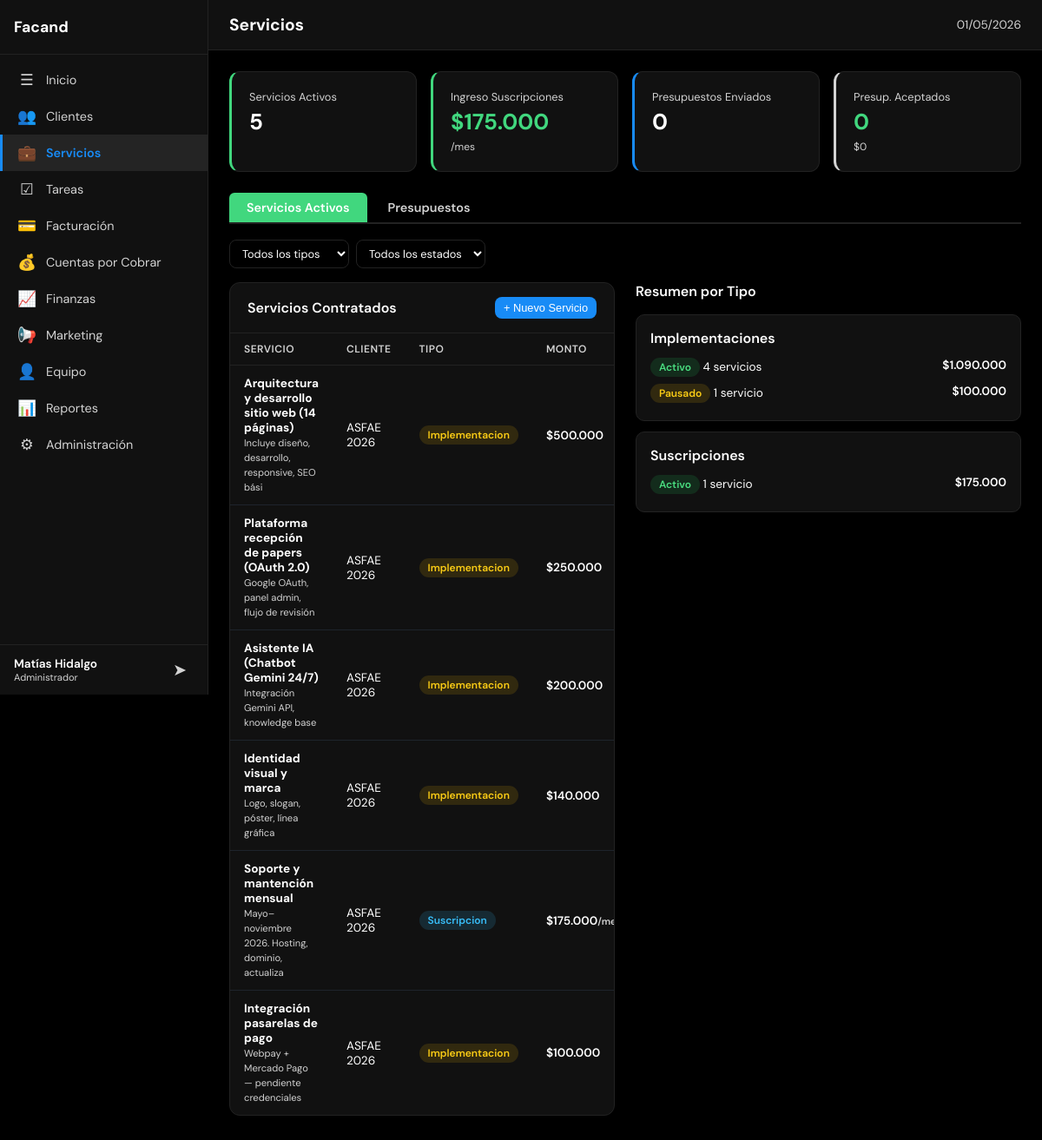
/index.php?page=services (signed in), run on the app's committed database.
### tables this page shows
CREATE TABLE usuarios (
            id INTEGER PRIMARY KEY AUTOINCREMENT,
            username TEXT UNIQUE NOT NULL,
            password_hash TEXT NOT NULL,
            nombre TEXT NOT NULL,
            email TEXT DEFAULT '',
            role TEXT NOT NULL DEFAULT 'user' CHECK(role IN ('admin','user')),
            activo INTEGER NOT NULL DEFAULT 1,
            last_login TEXT,
            created_at TEXT DEFAULT (datetime('now')),
            updated_at TEXT DEFAULT (datetime('now'))
        );

CREATE TABLE servicios_cliente (
    id INTEGER PRIMARY KEY AUTOINCREMENT,
    cliente_id INTEGER NOT NULL,
    nombre TEXT NOT NULL,
    tipo TEXT NOT NULL DEFAULT "suscripcion",
    monto INTEGER NOT NULL DEFAULT 0,
    estado TEXT NOT NULL DEFAULT "activo",
    fecha_inicio TEXT,
    fecha_fin TEXT,
    notas TEXT DEFAULT "",
    created_at TEXT DEFAULT CURRENT_TIMESTAMP,
    updated_at TEXT DEFAULT CURRENT_TIMESTAMP,
    FOREIGN KEY (cliente_id) REFERENCES clientes(id) ON DELETE CASCADE
);

CREATE TABLE clientes (
    id INTEGER PRIMARY KEY AUTOINCREMENT,
    nombre TEXT NOT NULL,
    rut TEXT DEFAULT '',
    email TEXT DEFAULT '',
    telefono TEXT DEFAULT '',
    direccion TEXT DEFAULT '',
    contacto_nombre TEXT DEFAULT '',
    contacto_cargo TEXT DEFAULT '',
    tipo TEXT NOT NULL DEFAULT 'prospecto' CHECK(tipo IN ('prospecto','activo','inactivo','cerrado')),
    etapa_pipeline TEXT NOT NULL DEFAULT 'lead' CHECK(etapa_pipeline IN ('lead','contactado','propuesta','negociacion','onboarding','activo','cerrado_ganado','cerrado_perdido')),
    rubro TEXT DEFAULT '',
    plan TEXT DEFAULT '',
    fee_mensual INTEGER DEFAULT 0,
    servicios TEXT DEFAULT '',
    herramientas TEXT DEFAULT '',
    presupuesto_ads TEXT DEFAULT '',
    etapa TEXT DEFAULT '',
    estado_pago TEXT DEFAULT 'pendiente' CHECK(estado_pago IN ('pendiente','pagado','vencido','canje')),
    url_dashboard TEXT DEFAULT '',
    responsable_id INTEGER,
    notas TEXT DEFAULT '',
    created_at TEXT DEFAULT (datetime('now')),
    updated_at TEXT DEFAULT (datetime('now')),
    FOREIGN KEY (responsable_id) REFERENCES equipo(id) ON DELETE SET NULL
);

### config/app.php (called while the page is built)
<?php
return array (
  'name' => 'Facand',
  'logo' => 'assets/img/logo.png',
  'primary' => '#41d77e',
  'accent' => '#188bf6',
  'bg' => '#000000',
  'surface' => '#111111',
  'text' => '#ffffff',
  'timezone' => 'America/Santiago',
  'currency' => 'CLP',
  'locale' => 'es_CL',
  'version' => '1.0.0',
  'active' => true,
);

### includes/functions.php (called while the page is built, shortened)
<?php
$app_config = require __DIR__ . '/../config/app.php';
function format_money($amount): string {
    global $app_config;
    $currency = $app_config['currency'] ?? 'CLP';
    if ($currency === 'CLP') {
        return '$' . number_format((int)$amount, 0, ',', '.');
    }
    return '$' . number_format((float)$amount, 2, ',', '.');
}
function safe(mixed $str): string {
    return htmlspecialchars((string)($str ?? ''), ENT_QUOTES, 'UTF-8');
}

### config/modules.php (called while the page is built)
<?php
return [
    'home'        => ['nombre' => 'Inicio',            'icono' => '&#9776;',  'archivo' => 'modules/home.php',        'descripcion' => 'Resumen general y KPIs'],
    'crm'         => ['nombre' => 'Clientes',           'icono' => '&#128101;','archivo' => 'modules/crm.php',         'descripcion' => 'Gestión de clientes y pipeline'],
    'services'    => ['nombre' => 'Servicios',          'icono' => '&#128188;','archivo' => 'modules/services.php',    'descripcion' => 'Servicios, presupuestos y cotizaciones'],
    'tasks'       => ['nombre' => 'Tareas',             'icono' => '&#9745;',  'archivo' => 'modules/tasks.php',       'descripcion' => 'Gestión de tareas y asignaciones'],
    'billing'     => ['nombre' => 'Facturación',        'icono' => '&#128179;','archivo' => 'modules/billing.php',     'descripcion' => 'Emisión y control de facturas'],
    'receivables' => ['nombre' => 'Cuentas por Cobrar', 'icono' => '&#128176;','archivo' => 'modules/receivables.php', 'descripcion' => 'Seguimiento de cobros pendientes'],
    'finance'     => ['nombre' => 'Finanzas',           'icono' => '&#128200;','archivo' => 'modules/finance.php',     'descripcion' => 'Ingresos, gastos y flujo de caja'],
    'marketing'   => ['nombre' => 'Marketing',          'icono' => '&#128226;','archivo' => 'modules/marketing.php',   'descripcion' => 'Campañas y métricas'],
    'team'        => ['nombre' => 'Equipo',             'icono' => '&#128100;','archivo' => 'modules/team.php',        'descripcion' => 'Miembros y carga de trabajo'],
    'reports'     => ['nombre' => 'Reportes',           'icono' => '&#128202;','archivo' => 'modules/reports.php',     'descripcion' => 'Reportes exportables'],
    'admin'       => ['nombre' => 'Administración',     'icono' => '&#9881;',  'archivo' => 'modules/admin.php',       'descripcion' => 'Usuarios, roles y configuración'],
];

### includes/permissions.php (called while the page is built, shortened)
<?php
function can_edit(int $user_id, string $modulo): bool {
    $user = query_one('SELECT role FROM usuarios WHERE id = ?', [$user_id]);
    if ($user['role'] === 'admin') return true;
    $perm = query_one(
        'SELECT puede_editar FROM permisos WHERE usuario_id = ? AND modulo = ?',
        [$user_id, $modulo]
    );
    return $perm && $perm['puede_editar'];
}
function get_user_modules(int $user_id): array {
    $user = query_one('SELECT role FROM usuarios WHERE id = ?', [$user_id]);
    $all_modules = require __DIR__ . '/../config/modules.php';
    if ($user['role'] === 'admin') {
        return array_keys($all_modules);
    }
    $perms = query_all(
        'SELECT modulo FROM permisos WHERE usuario_id = ? AND puede_ver = 1',
        [$user_id]
    );
    $allowed = array_column($perms, 'modulo');
    return $allowed;
}

### includes/db.php (called while the page is built, shortened)
<?php
function get_db(): SQLite3 {
    static $db = null;
    if ($db === null) {
        $db_path = __DIR__ . '/../data/dashboard.db';
        $db = new SQLite3($db_path);
        $db->busyTimeout(5000);
        $db->exec('PRAGMA journal_mode=WAL');
        $db->exec('PRAGMA foreign_keys=ON');
    }
    return $db;
}
function query_all(string $sql, array $params = []): array {
    $stmt = get_db()->prepare($sql);
    foreach ($params as $i => $val) {
        $stmt->bindValue($i + 1, $val);
    }
    $result = $stmt->execute();
    $rows = [];
    while ($row = $result->fetchArray(SQLITE3_ASSOC)) {
        $rows[] = $row;
    }
    return $rows;
}
function query_one(string $sql, array $params = []): ?array {
    $rows = query_all($sql, $params);
    return $rows[0] ?? null;
}
function query_scalar(string $sql, array $params = []) {
    $row = query_one($sql, $params);
    return $row ? reset($row) : null;
}

### includes/auth.php (called while the page is built, shortened)
<?php
require_once __DIR__ . '/db.php';
require_once __DIR__ . '/permissions.php';
require_once __DIR__ . '/functions.php';
$current_user = query_one('SELECT * FROM usuarios WHERE id = ?', [$_SESSION['user_id']]);

### modules/services.php (the view, shortened to what this page needs)
<?php
$tab_activo = $_GET['tab'] ?? 'servicios';
$filtro_tipo    = $_GET['tipo_servicio'] ?? '';
$filtro_estado  = $_GET['estado_servicio'] ?? '';
$filtro_pres    = $_GET['estado_presupuesto'] ?? '';
$where = '1=1';
$params = [];
$servicios = query_all("SELECT s.*, c.nombre as cliente_nombre
    FROM servicios_cliente s
    LEFT JOIN clientes c ON s.cliente_id = c.id
    WHERE $where
    ORDER BY s.estado = 'activo' DESC, s.updated_at DESC", $params);
$total_activos          = query_scalar('SELECT COUNT(*) FROM servicios_cliente WHERE estado = "activo"') ?? 0;
$ingreso_suscripciones  = query_scalar('SELECT COALESCE(SUM(monto),0) FROM servicios_cliente WHERE estado = "activo" AND tipo = "suscripcion"') ?? 0;
$pres_enviados  = query_scalar('SELECT COUNT(*) FROM presupuestos WHERE estado = "enviado"') ?? 0;
$pres_aceptados = query_scalar('SELECT COUNT(*) FROM presupuestos WHERE estado = "aceptado"') ?? 0;
$pres_monto     = query_scalar('SELECT COALESCE(SUM(monto_total),0) FROM presupuestos WHERE estado = "aceptado"') ?? 0;
$por_tipo = query_all('SELECT tipo, estado, COUNT(*) as cantidad, COALESCE(SUM(monto),0) as total_monto FROM servicios_cliente GROUP BY tipo, estado ORDER BY tipo, estado');
?>
<div class="kpi-grid">
    <div class="kpi-card" style="border-left:3px solid var(--primary)"><div class="kpi-label">Servicios Activos</div><div class="kpi-value"><?= $total_activos ?></div></div>
    <div class="kpi-card" style="border-left:3px solid var(--success)"><div class="kpi-label">Ingreso Suscripciones</div><div class="kpi-value success"><?= format_money($ingreso_suscripciones) ?></div><div class="kpi-sub">/mes</div></div>
    <div class="kpi-card" style="border-left:3px solid var(--accent)"><div class="kpi-label">Presupuestos Enviados</div><div class="kpi-value"><?= $pres_enviados ?></div></div>
    <div class="kpi-card" style="border-left:3px solid var(--text-muted)"><div class="kpi-label">Presup. Aceptados</div><div class="kpi-value success"><?= $pres_aceptados ?></div><div class="kpi-sub"><?= format_money($pres_monto) ?></div></div>
</div>
<div style="display:flex;gap:4px;margin-bottom:18px;border-bottom:2px solid var(--border);">
    <a href="?page=services&tab=servicios&tipo_servicio=<?= $filtro_tipo ?>&estado_servicio=<?= $filtro_estado ?>"
       style="padding:8px 20px;font-weight:600;font-size:.9rem;text-decoration:none;border-radius:6px 6px 0 0;
              <?= $tab_activo !== 'presupuestos' ? 'background:var(--primary);color:#fff;' : 'color:var(--text-muted);' ?>">
        Servicios Activos
    </a>
    <a href="?page=services&tab=presupuestos&estado_presupuesto=<?= $filtro_pres ?>"
       style="padding:8px 20px;font-weight:600;font-size:.9rem;text-decoration:none;border-radius:6px 6px 0 0;
              <?= $tab_activo === 'presupuestos' ? 'background:var(--primary);color:#fff;' : 'color:var(--text-muted);' ?>">
        Presupuestos
    </a>
</div>
<?php if ($tab_activo !== 'presupuestos'): ?>
<div class="filters-bar">
    <select class="form-select" onchange="location.href='?page=services&tab=servicios&tipo_servicio='+this.value+'&estado_servicio=<?= $filtro_estado ?>'">
        <option value="">Todos los tipos</option>
    </select>
    <select class="form-select" onchange="location.href='?page=services&tab=servicios&tipo_servicio=<?= $filtro_tipo ?>&estado_servicio='+this.value">
        <option value="">Todos los estados</option>
    </select>
</div>
<div class="grid-2">
    <div class="table-container">
        <div class="table-header">
            <span class="table-title">Servicios Contratados</span>
            <div class="table-actions">
            <?php if (can_edit($current_user['id'], 'services')): ?>
                <button class="btn btn-primary btn-sm" onclick="openNewService()">+ Nuevo Servicio</button>
            <?php endif; ?>
            </div>
        </div>
        <table>
            <thead><tr><th>Servicio</th><th>Cliente</th><th>Tipo</th><th>Monto</th><th>Estado</th><th>Inicio</th><th>Acciones</th></tr></thead>
            <tbody>
            <?php foreach ($servicios as $s): ?>
                <tr>
                    <td><strong><?= safe($s['nombre']) ?></strong><?= $s['notas'] ? '<br><span style="font-size:.7rem;color:var(--text-muted)">' . safe(substr($s['notas'], 0, 50)) . '</span>' : '' ?></td>
                    <td><?= safe($s['cliente_nombre']) ?></td>
                    <td><span class="badge <?= $s['tipo'] === 'suscripcion' ? 'status-info' : ($s['tipo'] === 'implementacion' ? 'status-warning' : 'status-muted') ?>"><?= ucfirst($s['tipo']) ?></span></td>
                    <td style="font-weight:600"><?= format_money($s['monto']) ?><?= $s['tipo'] === 'suscripcion' ? '<span style="font-size:.7rem;color:var(--text-muted)">/mes</span>' : '' ?></td>
                </tr>
            <?php endforeach; ?>
            </tbody>
        </table>
    </div>
    <div>
        <div class="section-header">
            <h3 class="section-title">Resumen por Tipo</h3>
        </div>
        <?php
        $tipos_resumen = [];
        foreach ($por_tipo as $pt) {
            $tipos_resumen[$pt['tipo']][] = $pt;
        }
        ?>
        <?php foreach ($tipos_resumen as $tipo => $estados): ?>
        <div style="background:var(--surface);border:1px solid var(--border);border-radius:10px;padding:16px;margin-bottom:12px;">
            <div style="font-weight:600;margin-bottom:8px;text-transform:capitalize;"><?= $tipo === 'suscripcion' ? 'Suscripciones' : ($tipo === 'implementacion' ? 'Implementaciones' : 'Adicionales') ?></div>
            <?php foreach ($estados as $e): ?>
            <div style="display:flex;justify-content:space-between;padding:4px 0;font-size:.85rem;">
                <span><span class="badge <?= $e['estado'] === 'activo' ? 'status-success' : ($e['estado'] === 'pausado' ? 'status-warning' : 'status-muted') ?>"><?= ucfirst($e['estado']) ?></span> <?= $e['cantidad'] ?> servicio<?= $e['cantidad'] > 1 ? 's' : '' ?></span>
                <span style="font-weight:600"><?= format_money($e['total_monto']) ?></span>
            </div>
            <?php endforeach; ?>
        </div>
        <?php endforeach; ?>
    </div>
</div>
<?php endif; ?>

### index.php (shortened to what this page needs)
<?php
require_once __DIR__ . '/includes/auth.php';
$app = require __DIR__ . '/config/app.php';
$all_modules = require __DIR__ . '/config/modules.php';
$page = $_GET['page'] ?? 'home';
$module_info = $all_modules[$page];
?>
<!DOCTYPE html>
<html lang="es">
<head>
    <link rel="stylesheet" href="css/styles.css">
</head>
<body>
    <aside class="sidebar" id="sidebar">
        <div class="sidebar-header">
            <h2 class="sidebar-brand"><?= safe($app['name']) ?></h2>
        </div>
        <nav class="sidebar-nav">
            <?php foreach ($all_modules as $slug => $mod): ?>
                <a href="?page=<?= $slug ?>" class="nav-item <?= $page === $slug ? 'active' : '' ?>">
                    <span class="nav-icon"><?= $mod['icono'] ?></span>
                    <span class="nav-label"><?= safe($mod['nombre']) ?></span>
                </a>
            <?php endforeach; ?>
        </nav>
        <div class="sidebar-footer">
            <div class="user-info">
                <span class="user-name"><?= safe($current_user['nombre']) ?></span>
                <span class="user-role"><?= $current_user['role'] === 'admin' ? 'Administrador' : 'Usuario' ?></span>
            </div>
            <a href="logout.php" class="btn-logout" title="Cerrar sesión">&#10148;</a>
        </div>
    </aside>
    <main class="main-content">
        <header class="topbar">
            <h1 class="page-title"><?= safe($module_info['nombre']) ?></h1>
            <div class="topbar-right">
                <span class="current-date"><?= date('d/m/Y') ?></span>
            </div>
        </header>
        <div class="content-area" id="contentArea">
            <?php
            $module_file = __DIR__ . '/' . $module_info['archivo'];
            if (file_exists($module_file)) {
                include $module_file;
            } else {
                echo '<div class="empty-state"><p>Módulo en construcción</p></div>';
            }
            ?>
        </div>
    </main>
</body>
</html>

### data on the page
usuarios: nombre "Matías Hidalgo"
servicios_cliente: nombre "Arquitectura y desarrollo sitio web (14 páginas)", notas "Incluye diseño, desarrollo, responsive, SEO bási", cliente.nombre "ASFAE 2026", tipo "Implementacion", monto "$500.000"
servicios_cliente: nombre "Plataforma recepción de papers (OAuth 2.0)", notas "Google OAuth, panel admin, flujo de revisión", cliente.nombre "ASFAE 2026", tipo "Implementacion", monto "$250.000"
servicios_cliente: nombre "Asistente IA (Chatbot Gemini 24/7)", notas "Integración Gemini API, knowledge base", cliente.nombre "ASFAE 2026", tipo "Implementacion", monto "$200.000"
servicios_cliente: nombre "Identidad visual y marca", notas "Logo, slogan, póster, línea gráfica", cliente.nombre "ASFAE 2026", tipo "Implementacion", monto "$140.000"
servicios_cliente: nombre "Soporte y mantención mensual", notas "Mayo–noviembre 2026. Hosting, dominio, actualiza", cliente.nombre "ASFAE 2026", tipo "Suscripcion", monto "$175.000", shows "/mes"
servicios_cliente: nombre "Integración pasarelas de pago", notas "Webpay + Mercado Pago — pendiente credenciales", cliente.nombre "ASFAE 2026", tipo "Implementacion", monto "$100.000"

### other printed values
safe($app['name']) "Facand"
$mod['icono'] "☰"
safe($mod['nombre']) "Inicio"
$mod['icono'] "👥"
safe($mod['nombre']) "Clientes"
$mod['icono'] "💼"
safe($mod['nombre']) "Servicios"
$mod['icono'] "☑"
safe($mod['nombre']) "Tareas"
$mod['icono'] "💳"
safe($mod['nombre']) "Facturación"
$mod['icono'] "💰"
safe($mod['nombre']) "Cuentas por Cobrar"
$mod['icono'] "📈"
safe($mod['nombre']) "Finanzas"
